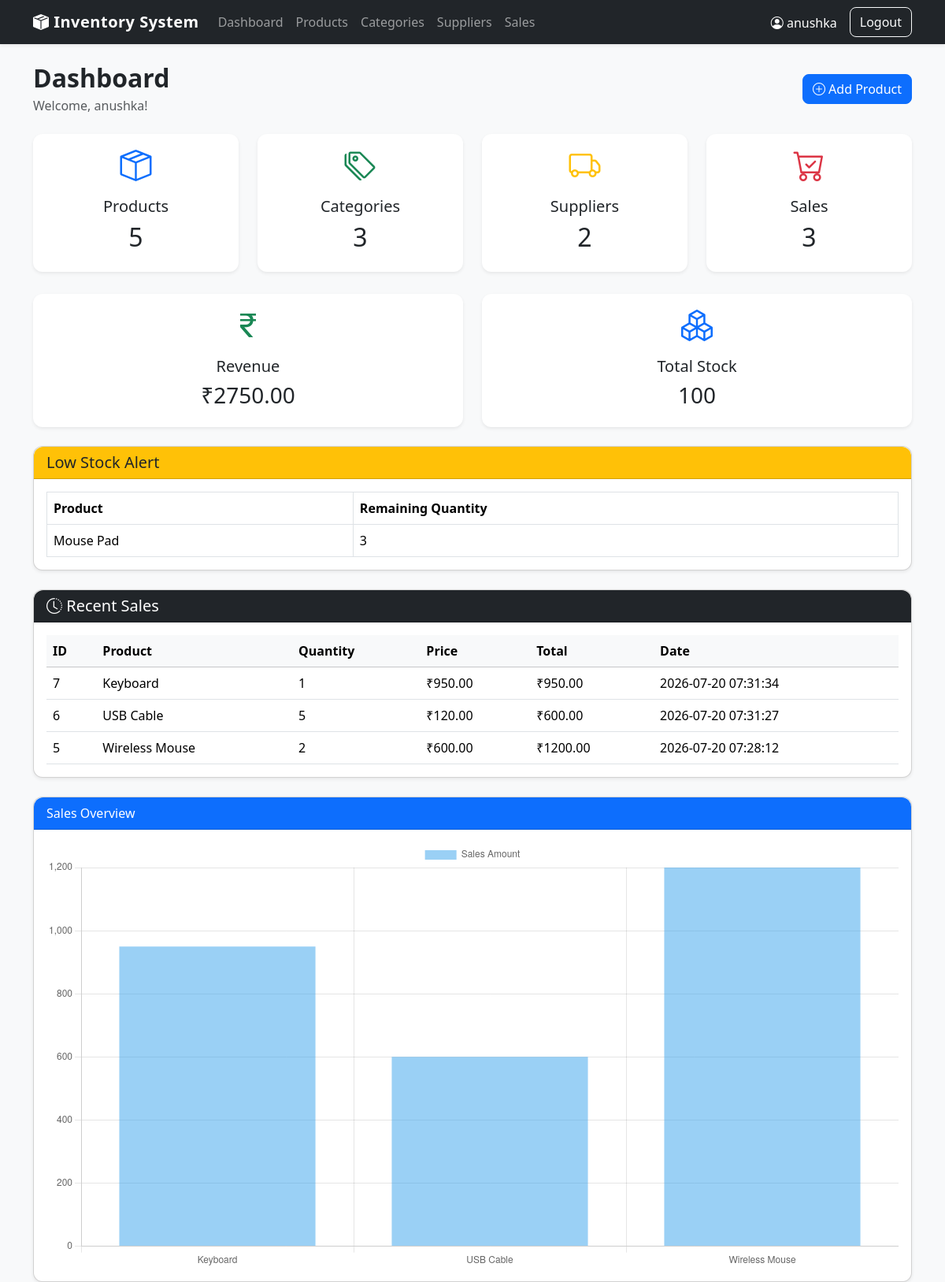
The page / (signed in) on the database its author committed.
### tables this page shows
CREATE TABLE products (
        id INTEGER PRIMARY KEY AUTOINCREMENT,
        name TEXT NOT NULL,
        category_id INTEGER,
        supplier_id INTEGER,
        quantity INTEGER NOT NULL DEFAULT 0,
        purchase_price REAL NOT NULL DEFAULT 0,
        selling_price REAL NOT NULL DEFAULT 0,
        created_at TIMESTAMP DEFAULT CURRENT_TIMESTAMP,
        FOREIGN KEY(category_id)
            REFERENCES categories(id)
            ON DELETE SET NULL,
        FOREIGN KEY(supplier_id)
            REFERENCES suppliers(id)
            ON DELETE SET NULL
    );

CREATE TABLE sales (
        id INTEGER PRIMARY KEY AUTOINCREMENT,
        product_id INTEGER NOT NULL,
        quantity INTEGER NOT NULL,
        selling_price REAL NOT NULL,
        total REAL NOT NULL,
        sold_at TIMESTAMP DEFAULT CURRENT_TIMESTAMP,
        FOREIGN KEY(product_id)
            REFERENCES products(id)
            ON DELETE CASCADE
    );

### routes/dashboard.py (the view)
@dashboard_bp.route("/")
@login_required
def dashboard():
    conn = get_db_connection()
    cursor = conn.cursor()
    total_products = cursor.execute(
        "SELECT COUNT(*) FROM products"
    ).fetchone()[0]
    total_categories = cursor.execute(
        "SELECT COUNT(*) FROM categories"
    ).fetchone()[0]
    total_suppliers = cursor.execute(
        "SELECT COUNT(*) FROM suppliers"
    ).fetchone()[0]
    total_sales = cursor.execute(
        "SELECT COUNT(*) FROM sales"
    ).fetchone()[0]
    revenue = cursor.execute(
        "SELECT COALESCE(SUM(total), 0) FROM sales"
    ).fetchone()[0]
    total_stock = cursor.execute(
        "SELECT COALESCE(SUM(quantity), 0) FROM products"
    ).fetchone()[0]
    inventory_value = cursor.execute(
        """
        SELECT COALESCE(
            SUM(quantity * purchase_price),
            0
        )
        FROM products
        """
    ).fetchone()[0]
    recent_sales = cursor.execute(
        """
        SELECT
            sales.id,
            products.name AS product_name,
            sales.quantity,
            sales.selling_price,
            sales.total,
            sales.sold_at
        FROM sales
        JOIN products
            ON sales.product_id = products.id
        ORDER BY sales.sold_at DESC
        LIMIT 5
        """
    ).fetchall()
    low_stock_products = cursor.execute(
        """
        SELECT name, quantity
        FROM products
        WHERE quantity <= 5
        ORDER BY quantity ASC
        """
    ).fetchall()
    conn.close()
    return render_template(
        "dashboard.html",
        total_products=total_products,
        total_categories=total_categories,
        total_suppliers=total_suppliers,
        total_sales=total_sales,
        total_stock=total_stock,
        revenue=revenue,
        inventory_value=inventory_value,
        recent_sales=recent_sales,
        low_stock_products=low_stock_products,
    )

### database.py (called while the page is built)
def get_db_connection():
    conn = sqlite3.connect(DATABASE)
    conn.row_factory = sqlite3.Row
    conn.execute("PRAGMA foreign_keys = ON")
    return conn

### helpers.py (called while the page is built)
def login_required(f):
    @wraps(f)
    def decorated_function(*args, **kwargs):
        if session.get("user_id") is None:
            flash("Please login first.", "warning")
            return redirect(url_for("auth.login"))
        return f(*args, **kwargs)
    return decorated_function

### templates/dashboard.html (shortened to what this page needs)
{% extends "layout.html" %}
{% block content %}
<div class="d-flex justify-content-between align-items-center mb-4">
    <div>
        <h2 class="fw-bold mb-1">Dashboard</h2>
        <p class="text-muted mb-0">
            Welcome, {{ session["username"] }}!
        </p>
    </div>
    <div>
        <a href="{{ url_for('products.add') }}" class="btn btn-primary">
            <i class="bi bi-plus-circle"></i>
            Add Product
        </a>
    </div>
</div>
<div class="row g-4">
    <div class="col-md-6 col-lg-3">
        <div class="card shadow-sm border-0">
            <div class="card-body text-center">
                <i class="bi bi-box-seam display-5 text-primary"></i>
                <h5 class="mt-3">Products</h5>
                <h2>{{ total_products }}</h2>
            </div>
        </div>
    </div>
    <div class="col-md-6 col-lg-3">
        <div class="card shadow-sm border-0">
            <div class="card-body text-center">
                <i class="bi bi-tags display-5 text-success"></i>
                <h5 class="mt-3">Categories</h5>
                <h2>{{ total_categories }}</h2>
            </div>
        </div>
    </div>
    <div class="col-md-6 col-lg-3">
        <div class="card shadow-sm border-0">
            <div class="card-body text-center">
                <i class="bi bi-truck display-5 text-warning"></i>
                <h5 class="mt-3">Suppliers</h5>
                <h2>{{ total_suppliers }}</h2>
            </div>
        </div>
    </div>
    <div class="col-md-6 col-lg-3">
        <div class="card shadow-sm border-0">
            <div class="card-body text-center">
                <i class="bi bi-cart-check display-5 text-danger"></i>
                <h5 class="mt-3">Sales</h5>
                <h2>{{ total_sales }}</h2>
            </div>
        </div>
    </div>
</div>
<div class="row g-4 mt-1">
    <div class="col-md-6">
        <div class="card shadow-sm border-0">
            <div class="card-body text-center">
                <i class="bi bi-currency-rupee display-5 text-success"></i>
                <h5 class="mt-3">
                    Revenue
                </h5>
                <h3>
                    ₹{{ "%.2f"|format(revenue) }}
                </h3>
            </div>
        </div>
    </div>
    <div class="col-md-6">
        <div class="card shadow-sm border-0">
            <div class="card-body text-center">
                <i class="bi bi-boxes display-5 text-primary"></i>
                <h5 class="mt-3">
                    Total Stock
                </h5>
                <h3>
                    {{ total_stock }}
                </h3>
            </div>
        </div>
    </div>
</div>
<div class="row mt-4">
    <div class="col-lg-12">
        <div class="card shadow-sm">
            <div class="card-header bg-warning">
                <h5 class="mb-0">
                    Low Stock Alert
                </h5>
            </div>
            <div class="card-body">
                {% if low_stock_products %}
                <table class="table table-bordered">
                    <tr>
                        <th>Product</th>
                        <th>Remaining Quantity</th>
                    </tr>
                    {% for product in low_stock_products %}
                    <tr>
                        <td>{{ product.name }}</td>
                        <td>{{ product.quantity }}</td>
                    </tr>
                    {% endfor %}
                </table>
                {% else %}
                <p class="text-success">
                    All products have enough stock.
                </p>
                {% endif %}
            </div>
        </div>
    </div>
</div>
<div class="row mt-4">
    <div class="col-lg-12">
        <div class="card shadow-sm">
            <div class="card-header bg-dark text-white">
                <h5 class="mb-0">
                    <i class="bi bi-clock-history"></i>
                    Recent Sales
                </h5>
            </div>
            <div class="card-body">
                {% if recent_sales %}
                <div class="table-responsive">
                    <table class="table table-hover align-middle">
                        <thead class="table-light">
                        <tr>
                            <th>ID</th>
                            <th>Product</th>
                            <th>Quantity</th>
                            <th>Price</th>
                            <th>Total</th>
                            <th>Date</th>
                        </tr>
                        </thead>
                        <tbody>
                        {% for sale in recent_sales %}
                        <tr>
                            <td>{{ sale.id }}</td>
                            <td>{{ sale.product_name }}</td>
                            <td>{{ sale.quantity }}</td>
                            <td>₹{{ "%.2f"|format(sale.selling_price) }}</td>
                            <td>₹{{ "%.2f"|format(sale.total) }}</td>
                            <td>{{ sale.sold_at }}</td>
                        </tr>
                        {% endfor %}
                        </tbody>
                    </table>
                </div>
                {% endif %}
            </div>
        </div>
    </div>
</div>
<div class="row mt-4">
    <div class="col-lg-12">
        <div class="card shadow-sm">
            <div class="card-header bg-primary text-white">
                Sales Overview
            </div>
            <div class="card-body">
                <canvas id="salesChart"></canvas>
            </div>
        </div>
    </div>
</div>
<script>
const ctx = document.getElementById('salesChart');
new Chart(ctx, {
    type: 'bar',
    data: {
        labels: [
            {% for sale in recent_sales %}
                "{{ sale.product_name }}",
            {% endfor %}
        ],
        datasets: [{
            label: 'Sales Amount',
            data: [
                {% for sale in recent_sales %}
                    {{ sale.total }},
                {% endfor %}
            ]
        }]
    },
    options: {
        responsive: true,
    }
});
</script>
{% endblock %}

### templates/layout.html (shortened to what this page needs)
<!DOCTYPE html>
<html lang="en">
<head>
    <link href="https://cdn.jsdelivr.net/npm/bootstrap@5.3.7/dist/css/bootstrap.min.css" rel="stylesheet">
    <link href="https://cdn.jsdelivr.net/npm/bootstrap-icons@1.13.1/font/bootstrap-icons.css" rel="stylesheet">
    <link rel="stylesheet" href="{{ url_for('static', filename='css/style.css') }}">
</head>
<body class="bg-light">
    {% if session.get("user_id") %}
    <nav class="navbar navbar-expand-lg navbar-dark bg-dark shadow-sm">
        <div class="container">
            <a class="navbar-brand fw-bold" href="{{ url_for('dashboard.dashboard') }}">
                <i class="bi bi-box-seam-fill"></i>
                Inventory System
            </a>
            <div class="collapse navbar-collapse" id="navbar">
                <ul class="navbar-nav me-auto">
                    <li class="nav-item">
                        <a class="nav-link"
                           href="{{ url_for('dashboard.dashboard') }}">
                            Dashboard
                        </a>
                    </li>
                    <li class="nav-item">
                        <a class="nav-link"
                           href="{{ url_for('products.index') }}">
                            Products
                        </a>
                    </li>
                    <li class="nav-item">
                        <a class="nav-link"
                           href="{{ url_for('categories.index') }}">
                            Categories
                        </a>
                    </li>
                    <li class="nav-item">
                        <a class="nav-link"
                           href="{{ url_for('suppliers.index') }}">
                            Suppliers
                        </a>
                    </li>
                    <li class="nav-item">
                        <a class="nav-link"
                           href="{{ url_for('sales.index') }}">
                            Sales
                        </a>
                    </li>
                </ul>
                <ul class="navbar-nav">
                    <li class="nav-item me-3 mt-2 text-white">
                        <i class="bi bi-person-circle"></i>
                        {{ session["username"] }}
                    </li>
                    <li class="nav-item">
                        <a class="btn btn-outline-light"
                           href="{{ url_for('auth.logout') }}">
                            Logout
                        </a>
                    </li>
                </ul>
            </div>
        </div>
    </nav>
    {% endif %}
    <div class="container mt-4">
        {% block content %}
        {% endblock %}
    </div>
</body>
</html>

### static/css/style.css (style rules this page uses)
body { background-color: #f8f9fa; font-family: "Segoe UI", Arial, sans-serif; }
.navbar-brand { font-weight: 700; letter-spacing: 0.5px; }
.card { border-radius: 12px; }
.card-header { border-radius: 12px 12px 0 0 !important; }
.display-5 { font-size: 2.5rem; }
.table { margin-bottom: 0; }
.table th { white-space: nowrap; }
.btn { border-radius: 8px; }

### rows shown on the page
products: name "Mouse Pad", quantity "3"
sales: id "7", product_name "Keyboard", quantity "1", selling_price "950.00", total "950.00", sold_at "2026-07-20 07:31:34"
sales: id "6", product_name "USB Cable", quantity "5", selling_price "120.00", total "600.00", sold_at "2026-07-20 07:31:27"
sales: id "5", product_name "Wireless Mouse", quantity "2", selling_price "600.00", total "1200.00", sold_at "2026-07-20 07:28:12"

### other values the page prints
{{ session["username"] }} "anushka"
{{ total_products }} "5"
{{ total_categories }} "3"
{{ total_suppliers }} "2"
{{ total_sales }} "3"
{{ "%.2f"|format(revenue) }} "2750.00"
{{ total_stock }} "100"
chart data {{ sale.product_name }} Keyboard, USB Cable, Wireless Mouse
chart data {{ sale.total }} 950.0, 600.0, 1200.0
